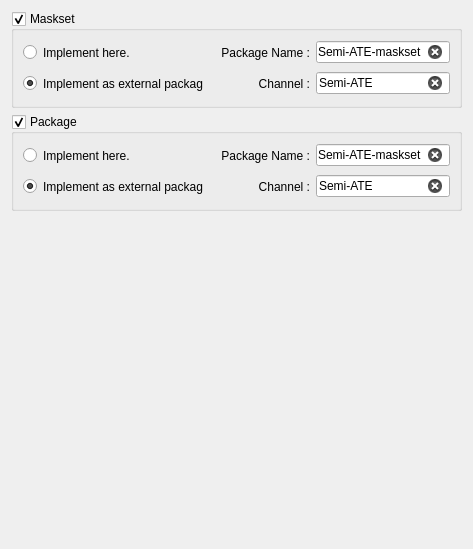
         <widget class="QWidget" name="tab_6">
          <attribute name="title">
           <string>Importers</string>
          </attribute>
          <layout class="QVBoxLayout" name="verticalLayout_16">
           <item>
            <widget class="QGroupBox" name="groupBox_3">
             <property name="sizePolicy">
              <sizepolicy hsizetype="Preferred" vsizetype="Minimum">
               <horstretch>0</horstretch>
               <verstretch>0</verstretch>
              </sizepolicy>
             </property>
             <property name="title">
              <string>Maskset</string>
             </property>
             <property name="checkable">
              <bool>true</bool>
             </property>
             <property name="checked">
              <bool>true</bool>
             </property>
             <layout class="QHBoxLayout" name="horizontalLayout_20">
              <item>
               <layout class="QHBoxLayout" name="horizontalLayout_19">
                <item>
                 <layout class="QVBoxLayout" name="verticalLayout_6">
                  <item>
                   <widget class="QRadioButton" name="radioButton">
                    <property name="sizePolicy">
                     <sizepolicy hsizetype="Fixed" vsizetype="Fixed">
                      <horstretch>0</horstretch>
                      <verstretch>0</verstretch>
                     </sizepolicy>
                    </property>
                    <property name="minimumSize">
                     <size>
                      <width>180</width>
                      <height>25</height>
                     </size>
                    </property>
                    <property name="maximumSize">
                     <size>
                      <width>180</width>
                      <height>25</height>
                     </size>
                    </property>
                    <property name="text">
                     <string>Implement here.</string>
                    </property>
                   </widget>
                  </item>
                  <item>
                   <widget class="QRadioButton" name="radioButton_2">
                    <property name="sizePolicy">
                     <sizepolicy hsizetype="Fixed" vsizetype="Fixed">
                      <horstretch>0</horstretch>
                      <verstretch>0</verstretch>
                     </sizepolicy>
                    </property>
                    <property name="minimumSize">
                     <size>
                      <width>180</width>
                      <height>25</height>
                     </size>
                    </property>
                    <property name="maximumSize">
                     <size>
                      <width>180</width>
                      <height>25</height>
                     </size>
                    </property>
                    <property name="text">
                     <string>Implement as external package.</string>
                    </property>
                    <property name="checked">
                     <bool>true</bool>
                    </property>
                   </widget>
                  </item>
                 </layout>
                </item>
                <item>
                 <layout class="QVBoxLayout" name="verticalLayout_14">
                  <item>
                   <layout class="QHBoxLayout" name="horizontalLayout_17">
                    <item>
                     <widget class="QLabel" name="label_31">
                      <property name="sizePolicy">
                       <sizepolicy hsizetype="Fixed" vsizetype="Fixed">
                        <horstretch>0</horstretch>
                        <verstretch>0</verstretch>
                       </sizepolicy>
                      </property>
                      <property name="minimumSize">
                       <size>
                        <width>101</width>
                        <height>25</height>
                       </size>
                      </property>
                      <property name="maximumSize">
                       <size>
                        <width>101</width>
                        <height>25</height>
                       </size>
                      </property>
                      <property name="layoutDirection">
                       <enum>Qt::LeftToRight</enum>
                      </property>
                      <property name="text">
                       <string>Package Name :</string>
                      </property>
                      <property name="alignment">
                       <set>Qt::AlignRight|Qt::AlignTrailing|Qt::AlignVCenter</set>
                      </property>
                     </widget>
                    </item>
                    <item>
                     <widget class="QLineEdit" name="lineEdit_23">
                      <property name="text">
                       <string>Semi-ATE-maskset</string>
                      </property>
                      <property name="placeholderText">
                       <string/>
                      </property>
                      <property name="clearButtonEnabled">
                       <bool>true</bool>
                      </property>
                     </widget>
                    </item>
                   </layout>
                  </item>
                  <item>
                   <layout class="QHBoxLayout" name="horizontalLayout_40">
                    <item>
                     <widget class="QLabel" name="label_32">
                      <property name="sizePolicy">
                       <sizepolicy hsizetype="Fixed" vsizetype="Fixed">
                        <horstretch>0</horstretch>
                        <verstretch>0</verstretch>
                       </sizepolicy>
                      </property>
                      <property name="minimumSize">
                       <size>
                        <width>101</width>
                        <height>25</height>
                       </size>
                      </property>
                      <property name="maximumSize">
                       <size>
                        <width>101</width>
                        <height>25</height>
                       </size>
                      </property>
                      <property name="layoutDirection">
                       <enum>Qt::LeftToRight</enum>
                      </property>
                      <property name="text">
                       <string>Channel :</string>
                      </property>
                      <property name="alignment">
                       <set>Qt::AlignRight|Qt::AlignTrailing|Qt::AlignVCenter</set>
                      </property>
                     </widget>
                    </item>
                    <item>
                     <widget class="QLineEdit" name="lineEdit_25">
                      <property name="text">
                       <string>Semi-ATE</string>
                      </property>
                      <property name="placeholderText">
                       <string/>
                      </property>
                      <property name="clearButtonEnabled">
                       <bool>true</bool>
                      </property>
                     </widget>
                    </item>
                   </layout>
                  </item>
                 </layout>
                </item>
               </layout>
              </item>
             </layout>
            </widget>
           </item>
           <item>
            <widget class="QGroupBox" name="groupBox_5">
             <property name="sizePolicy">
              <sizepolicy hsizetype="Preferred" vsizetype="Minimum">
               <horstretch>0</horstretch>
               <verstretch>0</verstretch>
              </sizepolicy>
             </property>
             <property name="title">
              <string>Package</string>
             </property>
             <property name="checkable">
              <bool>true</bool>
             </property>
             <property name="checked">
              <bool>true</bool>
             </property>
             <layout class="QHBoxLayout" name="horizontalLayout_21">
              <item>
               <layout class="QHBoxLayout" name="horizontalLayout_22">
                <item>
                 <layout class="QVBoxLayout" name="verticalLayout_9">
                  <item>
                   <widget class="QRadioButton" name="radioButton_5">
                    <property name="sizePolicy">
                     <sizepolicy hsizetype="Fixed" vsizetype="Fixed">
                      <horstretch>0</horstretch>
                      <verstretch>0</verstretch>
                     </sizepolicy>
                    </property>
                    <property name="minimumSize">
                     <size>
                      <width>180</width>
                      <height>25</height>
                     </size>
                    </property>
                    <property name="maximumSize">
                     <size>
                      <width>180</width>
                      <height>25</height>
                     </size>
                    </property>
                    <property name="text">
                     <string>Implement here.</string>
                    </property>
                   </widget>
                  </item>
                  <item>
                   <widget class="QRadioButton" name="radioButton_6">
                    <property name="sizePolicy">
                     <sizepolicy hsizetype="Fixed" vsizetype="Fixed">
                      <horstretch>0</horstretch>
                      <verstretch>0</verstretch>
                     </sizepolicy>
                    </property>
                    <property name="minimumSize">
                     <size>
                      <width>180</width>
                      <height>25</height>
                     </size>
                    </property>
                    <property name="maximumSize">
                     <size>
                      <width>180</width>
                      <height>25</height>
                     </size>
                    </property>
                    <property name="text">
                     <string>Implement as external package.</string>
                    </property>
                    <property name="checked">
                     <bool>true</bool>
                    </property>
                   </widget>
                  </item>
                 </layout>
                </item>
                <item>
                 <layout class="QVBoxLayout" name="verticalLayout_15">
                  <item>
                   <layout class="QHBoxLayout" name="horizontalLayout_23">
                    <item>
                     <widget class="QLabel" name="label_34">
                      <property name="sizePolicy">
                       <sizepolicy hsizetype="Fixed" vsizetype="Fixed">
                        <horstretch>0</horstretch>
                        <verstretch>0</verstretch>
                       </sizepolicy>
                      </property>
                      <property name="minimumSize">
                       <size>
                        <width>101</width>
                        <height>25</height>
                       </size>
                      </property>
                      <property name="maximumSize">
                       <size>
                        <width>101</width>
                        <height>25</height>
                       </size>
                      </property>
                      <property name="layoutDirection">
                       <enum>Qt::LeftToRight</enum>
                      </property>
                      <property name="text">
                       <string>Package Name :</string>
                      </property>
                      <property name="alignment">
                       <set>Qt::AlignRight|Qt::AlignTrailing|Qt::AlignVCenter</set>
                      </property>
                     </widget>
                    </item>
                    <item>
                     <widget class="QLineEdit" name="lineEdit_27">
                      <property name="text">
                       <string>Semi-ATE-maskset</string>
                      </property>
                      <property name="placeholderText">
                       <string/>
                      </property>
                      <property name="clearButtonEnabled">
                       <bool>true</bool>
                      </property>
                     </widget>
                    </item>
                   </layout>
                  </item>
                  <item>
                   <layout class="QHBoxLayout" name="horizontalLayout_41">
                    <item>
                     <widget class="QLabel" name="label_35">
                      <property name="sizePolicy">
                       <sizepolicy hsizetype="Fixed" vsizetype="Fixed">
                        <horstretch>0</horstretch>
                        <verstretch>0</verstretch>
                       </sizepolicy>
                      </property>
                      <property name="minimumSize">
                       <size>
                        <width>101</width>
                        <height>25</height>
                       </size>
                      </property>
                      <property name="maximumSize">
                       <size>
                        <width>101</width>
                        <height>25</height>
                       </size>
                      </property>
                      <property name="layoutDirection">
                       <enum>Qt::LeftToRight</enum>
                      </property>
                      <property name="text">
                       <string>Channel :</string>
                      </property>
                      <property name="alignment">
                       <set>Qt::AlignRight|Qt::AlignTrailing|Qt::AlignVCenter</set>
                      </property>
                     </widget>
                    </item>
                    <item>
                     <widget class="QLineEdit" name="lineEdit_28">
                      <property name="text">
                       <string>Semi-ATE</string>
                      </property>
                      <property name="placeholderText">
                       <string/>
                      </property>
                      <property name="clearButtonEnabled">
                       <bool>true</bool>
                      </property>
                     </widget>
                    </item>
                   </layout>
                  </item>
                 </layout>
                </item>
               </layout>
              </item>
             </layout>
            </widget>
           </item>
           <item>
            <spacer name="verticalSpacer_3">
             <property name="orientation">
              <enum>Qt::Vertical</enum>
             </property>
             <property name="sizeHint" stdset="0">
              <size>
               <width>20</width>
               <height>327</height>
              </size>
             </property>
            </spacer>
           </item>
          </layout>
         </widget>
